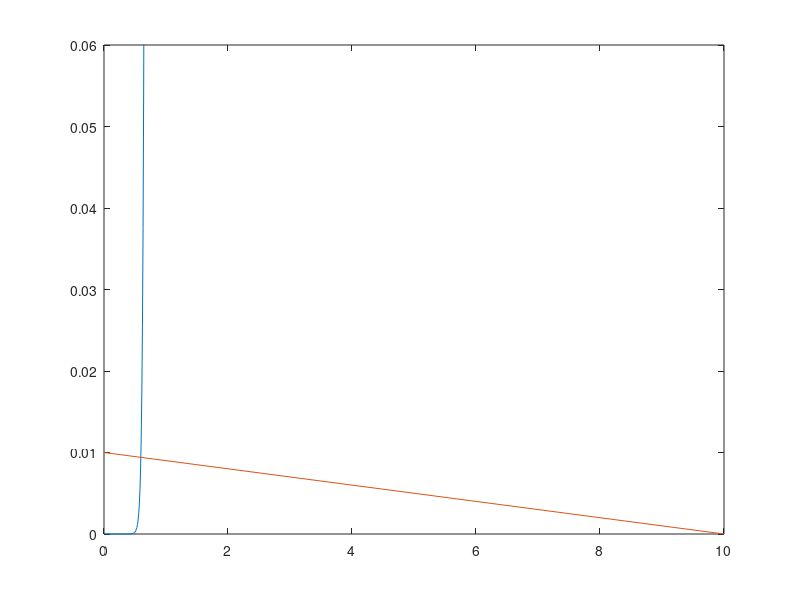

Write the MATLAB code that produced this figure.
clc;clear all;close all;

Is = 1*10^-12;
n = 1;                     % ideality factor
Vd = 0:0.01:0.7;
K = 1.38*10^-23;           % boltzman constant
T = 300;                   % in Kelvins
q = 1.6*10^-19;            %charge
Vt = (K*T)/q;
id = Is*exp(Vd/(n*Vt));

plot(Vd,id)                % graph for diode characteristics
hold on
Id = 10/1000 ;             % Id =E/R , as values of E and R are given in the question itself.
Vd = 10;                   % Vd = E

line([Vd,0],[0,Id])        % plot for load line.
axis([0 10 0 0.06])